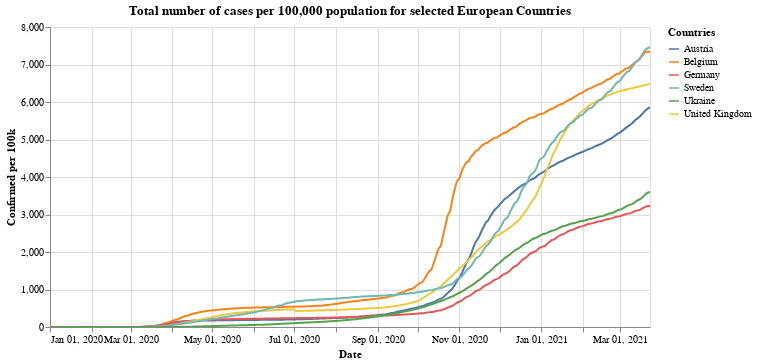

The cell this chart's notebook holds for it:
### Markdown cell above
## Total cases per 100,000

### Code cell
#collapse

leg_selection = alt.selection_multi(fields=['id'], bind='legend')

alt.Chart(x_small).mark_line().encode(
    x=alt.X("yearmonthdate(date):T", axis=alt.Axis(title='Date')),
    y=alt.Y("confirmed_per:Q", axis=alt.Axis(title='Confirmed per 100k')),
    tooltip='id',
    color=alt.Color('id', legend=alt.Legend(title="Countries")),
    opacity=alt.condition(leg_selection, alt.value(1), alt.value(0.2))
).add_selection(leg_selection).properties(title='Total number of cases per 100,000 population for selected European Countries', width=600).interactive()

### Figure 1 — Vega-Lite specification as saved in the notebook (floating-point values rounded to 4 significant figures; data arrays with more than 128 entries replaced by an {"elided": "..."} marker saying what was removed)
{"config": {"view": {"continuousWidth": 400, "continuousHeight": 300}}, "data": {"name": "data-7e427e4250731b57272ed8f0f6c20024"}, "mark": "line", "encoding": {"color": {"type": "nominal", "field": "id", "legend": {"title": "Countries"}}, "opacity": {"condition": {"value": 1, "selection": "selector001"}, "value": 0.2}, "tooltip": {"type": "nominal", "field": "id"}, "x": {"type": "temporal", "axis": {"title": "Date"}, "field": "date", "timeUnit": "yearmonthdate"}, "y": {"type": "quantitative", "axis": {"title": "Confirmed per 100k"}, "field": "confirmed_per"}}, "selection": {"selector001": {"type": "multi", "fields": ["id"], "bind": "legend"}, "selector002": {"type": "interval", "bind": "scales", "encodings": ["x", "y"]}}, "title": "Total number of cases per 100,000 population for selected European Countries", "width": 600, "$schema": "https://vega.github.io/schema/vega-lite/v4.8.1.json", "datasets": {"data-7e427e4250731b57272ed8f0f6c20024": {"elided": "2688 records"}}}
